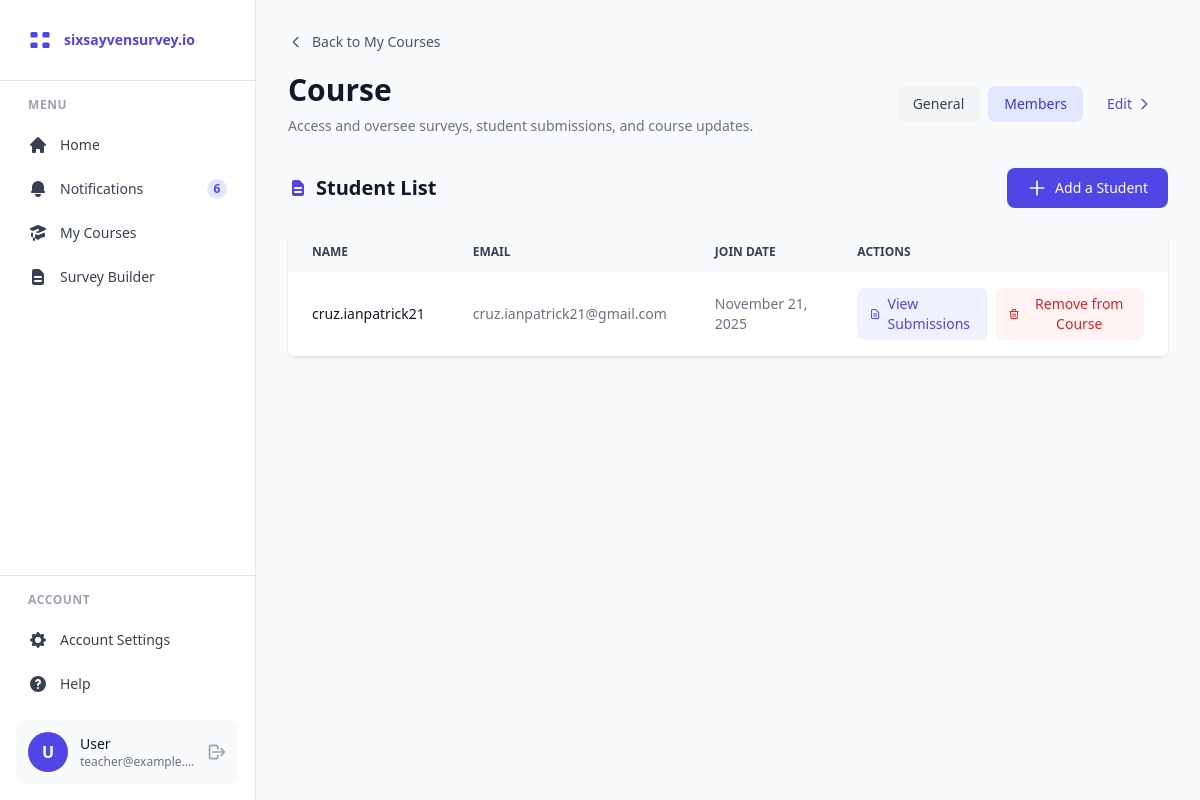
The page /teacher/courses/6/?tab=members (signed in) on the database its author committed.
### survey/models.py (models this page shows, shortened)
class User(AbstractUser):
    ROLE_CHOICES = [
        ('student', 'Student'),
        ('teacher', 'Teacher'),
    ]
    role = models.CharField(max_length=10, choices=ROLE_CHOICES, default='student')
    full_name = models.CharField(max_length=255, blank=True)
    groups = models.ManyToManyField(
        'auth.Group',
        related_name='survey_users',
        blank=True,
        help_text='The groups this user belongs to.',
        verbose_name='groups',
    )
    user_permissions = models.ManyToManyField(
        'auth.Permission',
        related_name='survey_users',
        blank=True,
        help_text='Specific permissions for this user.',
        verbose_name='user permissions',
    )
    class Meta:
        db_table = 'users'

class CourseEnrollment(models.Model):
    course = models.ForeignKey(Course, on_delete=models.CASCADE, related_name='enrollments')
    student = models.ForeignKey(User, on_delete=models.CASCADE, related_name='enrolled_courses', limit_choices_to={'role': 'student'})
    joined_at = models.DateTimeField(auto_now_add=True)
    class Meta:
        db_table = 'course_enrollments'
        unique_together = [['course', 'student']]
        ordering = ['-joined_at']

### survey/views.py (the view)
# urls.py: path('teacher/courses/<int:course_id>/', views.teacher_course_detail, name='teacher-course-detail'),
@login_required
def teacher_course_detail(request, course_id):
    if request.user.role != 'teacher':
        messages.error(request, 'Access denied.')
        return redirect('student-home')
    course = get_object_or_404(Course, id=course_id, teacher=request.user)
    survey_filter = request.GET.get('filter', 'all')  # active, closed, or all
    enrollments = CourseEnrollment.objects.filter(course=course).select_related('student')
    students = [{
        'id': e.student.id,
        'name': e.student.get_full_name() or e.student.username,
        'email': e.student.email,
        'joined_at': e.joined_at
    } for e in enrollments]
    surveys = Survey.objects.filter(courses=course).select_related('created_by').prefetch_related('responses', 'questions')
    all_surveys = []
    for survey in surveys:
        total_students = CourseEnrollment.objects.filter(course=course).count()
        responded_students = survey.responses.filter(
            student__enrolled_courses__course=course
        ).values('student').distinct().count()
        progress = int((responded_students / total_students * 100) if total_students > 0 else 0)
        if survey.due_date_enabled and survey.due_date:
            due_date = survey.due_date.strftime('%b %d, %I:%M %p').lower()
        else:
            due_date = '--'
        survey_type = survey.get_type_display()
        status = survey.get_status_display()
        all_surveys.append({
            'id': survey.id,
            'title': survey.title,
            'type': survey_type,
            'status': status,
            'progress': progress,
            'due_date': due_date,
        })
    active_surveys = [s for s in all_surveys if s['status'] == 'Active']
    closed_surveys = [s for s in all_surveys if s['status'] == 'Closed']
    if survey_filter == 'closed':
        displayed_surveys = closed_surveys
    elif survey_filter == 'all':
        displayed_surveys = all_surveys
    else:  # default to active
        displayed_surveys = active_surveys
    teacher_courses = Course.objects.filter(teacher=request.user)
    context = {
        'course': course,
        'students': students,
        'student_count': len(students),
        'active_surveys': active_surveys,
        'closed_surveys': closed_surveys,
        'all_surveys': all_surveys,
        'displayed_surveys': displayed_surveys,
        'survey_filter': survey_filter,
        'teacher_courses': teacher_courses,
        'unread_count': 6,
    }
    return render(request, 'teacher/course_detail.html', context)

### templates/teacher/course_detail.html (shortened to what this page needs)
{% extends 'teacher/base_teacher.html' %}
{% block teacher_content %}
<div class="mb-4">
    <a href="{% url 'teacher-courses' %}" class="inline-flex items-center text-sm font-medium text-gray-600 hover:text-gray-900">
        <svg class="w-4 h-4 mr-2" fill="none" stroke="currentColor" viewBox="0 0 24 24">
            <path stroke-linecap="round" stroke-linejoin="round" stroke-width="2" d="M15 19l-7-7 7-7" />
        </svg>
        Back to My Courses
    </a>
</div>
<div class="flex flex-col sm:flex-row sm:items-center sm:justify-between mb-6 sm:mb-8 gap-4">
    <div>
        <h1 class="text-2xl sm:text-3xl font-bold text-gray-900 mb-2">Course</h1>
        <p class="text-sm text-gray-500">Access and oversee surveys, student submissions, and course updates.</p>
    </div>
    <div class="flex flex-wrap items-center gap-2">
        <a href="{% url 'teacher-course-detail' course.id %}" class="px-3 sm:px-4 py-2 text-sm font-medium rounded-lg whitespace-nowrap {% if not request.GET.tab or request.GET.tab != 'members' %}bg-indigo-100 text-indigo-700{% else %}text-gray-700 bg-gray-100 hover:bg-gray-200{% endif %}">
            General
        </a>
        <a href="{% url 'teacher-course-detail' course.id %}?tab=members" class="px-3 sm:px-4 py-2 text-sm font-medium rounded-lg whitespace-nowrap {% if request.GET.tab == 'members' %}bg-indigo-100 text-indigo-700{% else %}text-gray-700 bg-gray-100 hover:bg-gray-200{% endif %}">
            Members
        </a>
        <button type="button" data-modal-target="edit-course-modal" data-modal-toggle="edit-course-modal" class="px-3 sm:px-4 py-2 text-sm font-medium text-indigo-600 hover:text-indigo-700 inline-flex items-center whitespace-nowrap">
            Edit
            <svg class="w-4 h-4 ml-1" fill="none" stroke="currentColor" viewBox="0 0 24 24">
                <path stroke-linecap="round" stroke-linejoin="round" stroke-width="2" d="M9 5l7 7-7 7" />
            </svg>
        </button>
    </div>
</div>
{% if request.GET.tab == 'members' %}
<div>
    <div class="flex flex-col sm:flex-row sm:items-center sm:justify-between mb-6 gap-4">
        <h2 class="text-lg sm:text-xl font-semibold text-gray-900 flex items-center">
            <svg class="w-5 h-5 mr-2 text-indigo-600" fill="currentColor" viewBox="0 0 20 20">
                <path fill-rule="evenodd" d="M4 4a2 2 0 012-2h4.586A2 2 0 0112 2.586L15.414 6A2 2 0 0116 7.414V16a2 2 0 01-2 2H6a2 2 0 01-2-2V4zm2 6a1 1 0 011-1h6a1 1 0 110 2H7a1 1 0 01-1-1zm1 3a1 1 0 100 2h6a1 1 0 100-2H7z" clip-rule="evenodd"/>
            </svg>
            Student List
        </h2>
        <button type="button" onclick="openAddStudentModal()" class="text-white bg-indigo-600 hover:bg-indigo-700 focus:ring-4 focus:outline-none focus:ring-indigo-300 font-medium rounded-lg text-sm px-4 sm:px-5 py-2 sm:py-2.5 text-center inline-flex items-center justify-center">
            <svg class="w-5 h-5 mr-2" fill="none" stroke="currentColor" viewBox="0 0 24 24">
                <path stroke-linecap="round" stroke-linejoin="round" stroke-width="2" d="M12 4v16m8-8H4" />
            </svg>
            Add a Student
        </button>
    </div>
    <div class="bg-white rounded-lg shadow overflow-hidden -mx-4 sm:mx-0">
        <div class="overflow-x-auto">
            <table class="w-full text-sm text-left text-gray-500 min-w-[640px]">
                <thead class="text-xs text-gray-700 uppercase bg-gray-50">
                    <tr>
                        <th scope="col" class="px-4 sm:px-6 py-3">Name</th>
                        <th scope="col" class="px-4 sm:px-6 py-3">Email</th>
                        <th scope="col" class="px-4 sm:px-6 py-3">Join Date</th>
                        <th scope="col" class="px-4 sm:px-6 py-3">Actions</th>
                    </tr>
                </thead>
                <tbody>
                    {% for student in students %}
                    <tr class="bg-white border-b hover:bg-gray-50">
                        <td class="px-4 sm:px-6 py-4 font-medium text-gray-900">{{ student.name }}</td>
                        <td class="px-4 sm:px-6 py-4">{{ student.email }}</td>
                        <td class="px-4 sm:px-6 py-4">{{ student.joined_at|date:"F d, Y" }}</td>
                        <td class="px-4 sm:px-6 py-4">
                            <div class="flex flex-col sm:flex-row items-stretch sm:items-center gap-2">
                                <a href="{% url 'teacher-student-submissions' course.id student.id %}" class="inline-flex items-center justify-center px-3 py-1.5 text-sm font-medium text-indigo-600 bg-indigo-50 hover:bg-indigo-100 rounded-lg transition-colors">
                                    <svg class="w-4 h-4 mr-1.5" fill="none" stroke="currentColor" viewBox="0 0 24 24">
                                        <path stroke-linecap="round" stroke-linejoin="round" stroke-width="2" d="M9 12h6m-6 4h6m2 5H7a2 2 0 01-2-2V5a2 2 0 012-2h5.586a1 1 0 01.707.293l5.414 5.414a1 1 0 01.293.707V19a2 2 0 01-2 2z"/>
                                    </svg>
                                    View Submissions
                                </a>
                                <button type="button" onclick="openRemoveStudentModal({{ student.id }}, '{{ student.name|escapejs }}')" class="inline-flex items-center justify-center px-3 py-1.5 text-sm font-medium text-red-600 bg-red-50 hover:bg-red-100 rounded-lg transition-colors">
                                    <svg class="w-4 h-4 mr-1.5" fill="none" stroke="currentColor" viewBox="0 0 24 24">
                                        <path stroke-linecap="round" stroke-linejoin="round" stroke-width="2" d="M19 7l-.867 12.142A2 2 0 0116.138 21H7.862a2 2 0 01-1.995-1.858L5 7m5 4v6m4-6v6m1-10V4a1 1 0 00-1-1h-4a1 1 0 00-1 1v3M4 7h16"/>
                                    </svg>
                                    Remove from Course
                                </button>
                            </div>
                        </td>
                    </tr>
                    {% empty %}
                    <tr>
                        <td colspan="4" class="px-4 sm:px-6 py-8 text-center text-gray-500">
                            No students enrolled yet. Share the invite code to get students to join.
                        </td>
                    </tr>
                    {% endfor %}
                </tbody>
            </table>
        </div>
    </div>
</div>
{% endif %}
{% endblock %}

### templates/includes/teacher_sidebar.html (shortened to what this page needs)
<aside id="sidebar" class="fixed left-0 top-0 h-full w-64 bg-white border-r border-gray-200 flex flex-col z-40 transition-transform -translate-x-full sm:translate-x-0">
    <div class="p-6 border-b border-gray-200">
        <div class="flex items-center space-x-2">
            <div class="text-2xl font-bold text-indigo-600">
            </div>
            <span class="text-sm font-bold text-indigo-600">sixsayvensurvey.io</span>
        </div>
    </div>
    <nav class="flex-1 p-4 overflow-y-auto">
        <div class="text-xs font-semibold text-gray-400 uppercase tracking-wider mb-3 px-3">Menu</div>
        <div class="space-y-1">
            <a href="{% url 'teacher-home' %}" class="flex items-center px-3 py-2.5 rounded-lg {% if request.resolver_match.url_name == 'teacher-home' %}bg-gradient-to-r from-indigo-50 to-white text-indigo-600 border-l-4 border-indigo-600{% else %}text-gray-700 hover:bg-gray-50{% endif %}">
                <svg class="w-5 h-5 mr-3" fill="currentColor" viewBox="0 0 20 20">
                    <path d="M10.707 2.293a1 1 0 00-1.414 0l-7 7a1 1 0 001.414 1.414L4 10.414V17a1 1 0 001 1h2a1 1 0 001-1v-2a1 1 0 011-1h2a1 1 0 011 1v2a1 1 0 001 1h2a1 1 0 001-1v-6.586l.293.293a1 1 0 001.414-1.414l-7-7z"/>
                </svg>
                <span class="font-medium text-sm">Home</span>
            </a>
            <a href="{% url 'teacher-notifications' %}" class="flex items-center px-3 py-2.5 rounded-lg {% if request.resolver_match.url_name == 'teacher-notifications' %}bg-gradient-to-r from-indigo-50 to-white text-indigo-600 border-l-4 border-indigo-600{% else %}text-gray-700 hover:bg-gray-50{% endif %}">
                <svg class="w-5 h-5 mr-3" fill="currentColor" viewBox="0 0 20 20">
                    <path d="M10 2a6 6 0 00-6 6v3.586l-.707.707A1 1 0 004 14h12a1 1 0 00.707-1.707L16 11.586V8a6 6 0 00-6-6zM10 18a3 3 0 01-3-3h6a3 3 0 01-3 3z"/>
                </svg>
                <span class="font-medium text-sm">Notifications</span>
                {% if unread_count %}
                <span class="ml-auto bg-indigo-100 text-indigo-600 text-xs font-bold rounded-full w-5 h-5 flex items-center justify-center">
                    {{ unread_count }}
                </span>
                {% endif %}
            </a>
            <a href="{% url 'teacher-courses' %}" class="flex items-center px-3 py-2.5 rounded-lg {% if request.resolver_match.url_name == 'teacher-courses' %}bg-gradient-to-r from-indigo-50 to-white text-indigo-600 border-l-4 border-indigo-600{% else %}text-gray-700 hover:bg-gray-50{% endif %}">
                <span class="font-medium text-sm">My Courses</span>
            </a>
            <a href="{% url 'teacher-survey-builder' %}" class="flex items-center px-3 py-2.5 rounded-lg {% if request.resolver_match.url_name == 'teacher-survey-builder' %}bg-gradient-to-r from-indigo-50 to-white text-indigo-600 border-l-4 border-indigo-600{% else %}text-gray-700 hover:bg-gray-50{% endif %}">
                <svg class="w-5 h-5 mr-3" fill="currentColor" viewBox="0 0 20 20">
                    <path fill-rule="evenodd" d="M4 4a2 2 0 012-2h4.586A2 2 0 0112 2.586L15.414 6A2 2 0 0116 7.414V16a2 2 0 01-2 2H6a2 2 0 01-2-2V4zm2 6a1 1 0 011-1h6a1 1 0 110 2H7a1 1 0 01-1-1zm1 3a1 1 0 100 2h6a1 1 0 100-2H7z" clip-rule="evenodd"/>
                </svg>
                <span class="font-medium text-sm">Survey Builder</span>
            </a>
        </div>
    </nav>
    <div class="p-4 border-t border-gray-200">
        <div class="text-xs font-semibold text-gray-400 uppercase tracking-wider mb-3 px-3">Account</div>
        <div class="space-y-1">
            <a href="{% url 'teacher-settings' %}" class="flex items-center px-3 py-2.5 rounded-lg {% if request.resolver_match.url_name == 'teacher-settings' %}bg-gradient-to-r from-indigo-50 to-white text-indigo-600 border-l-4 border-indigo-600{% else %}text-gray-700 hover:bg-gray-50{% endif %}">
                <span class="font-medium text-sm">Account Settings</span>
            </a>
            <a href="{% url 'teacher-help' %}" class="flex items-center px-3 py-2.5 rounded-lg text-gray-700 hover:bg-gray-50">
                <svg class="w-5 h-5 mr-3" fill="currentColor" viewBox="0 0 20 20">
                    <path fill-rule="evenodd" d="M18 10a8 8 0 11-16 0 8 8 0 0116 0zm-8-3a1 1 0 00-.867.5 1 1 0 11-1.731-1A3 3 0 0113 8a3.001 3.001 0 01-2 2.83V11a1 1 0 11-2 0v-1a1 1 0 011-1 1 1 0 100-2zm0 8a1 1 0 100-2 1 1 0 000 2z" clip-rule="evenodd"/>
                </svg>
                <span class="font-medium text-sm">Help</span>
            </a>
        </div>
        <div class="mt-4 flex items-center space-x-3 p-3 rounded-lg bg-gray-50">
            <div class="w-10 h-10 rounded-full bg-indigo-600 flex items-center justify-center text-white font-semibold">
                {{ user.first_name.0|default:"U" }}
            </div>
            <div class="flex-1 min-w-0">
                <div class="font-medium text-sm text-gray-900 truncate">{{ user.get_full_name|default:"User" }}</div>
                <div class="text-xs text-gray-500 truncate">{{ user.email }}</div>
            </div>
            <button type="button" onclick="document.getElementById('logout-form').submit()" class="text-gray-400 hover:text-gray-600">
                <svg class="w-5 h-5" fill="none" stroke="currentColor" viewBox="0 0 24 24">
                    <path stroke-linecap="round" stroke-linejoin="round" stroke-width="2" d="M17 16l4-4m0 0l-4-4m4 4H7m6 4v1a3 3 0 01-3 3H6a3 3 0 01-3-3V7a3 3 0 013-3h4a3 3 0 013 3v1" />
                </svg>
            </button>
        </div>
    </div>
</aside>

### rows shown on the page
User: first_name.0 "U", get_full_name "User", email "teacher@example.…"
User: name "cruz.ianpatrick21", email "cruz.ianpatrick21@gmail.com"
CourseEnrollment: joined_at "November 21, 2025"

### other values the page prints
{{ unread_count }} "6"
